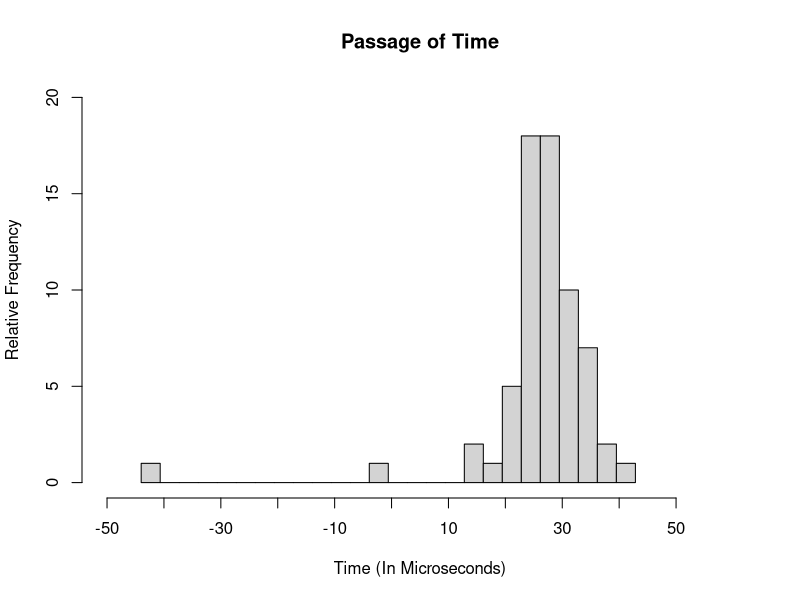
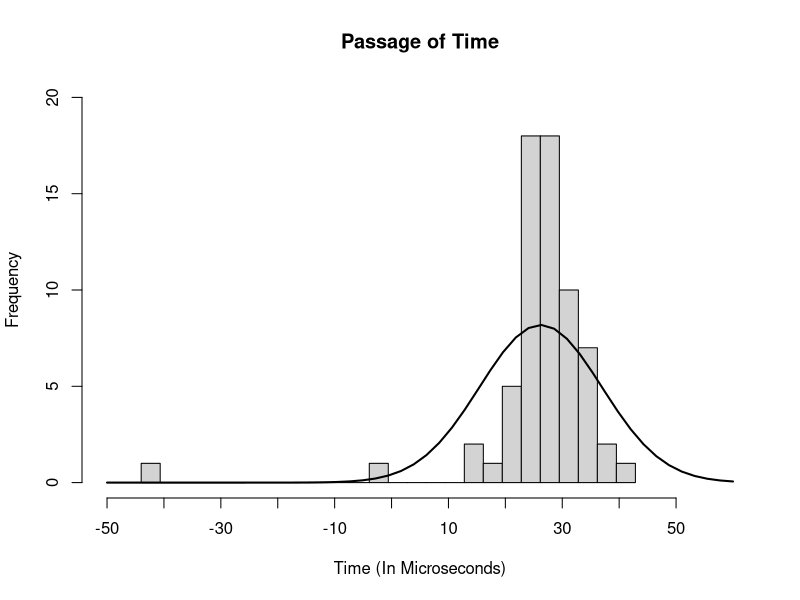
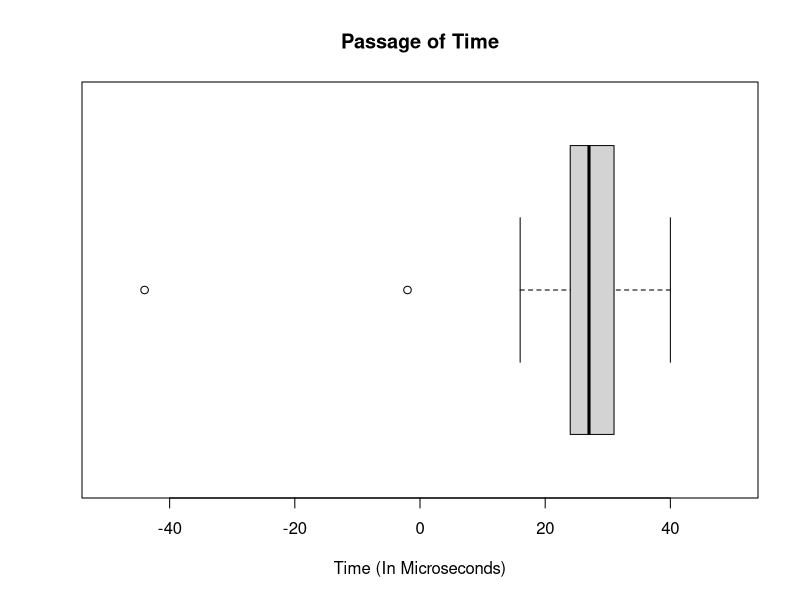
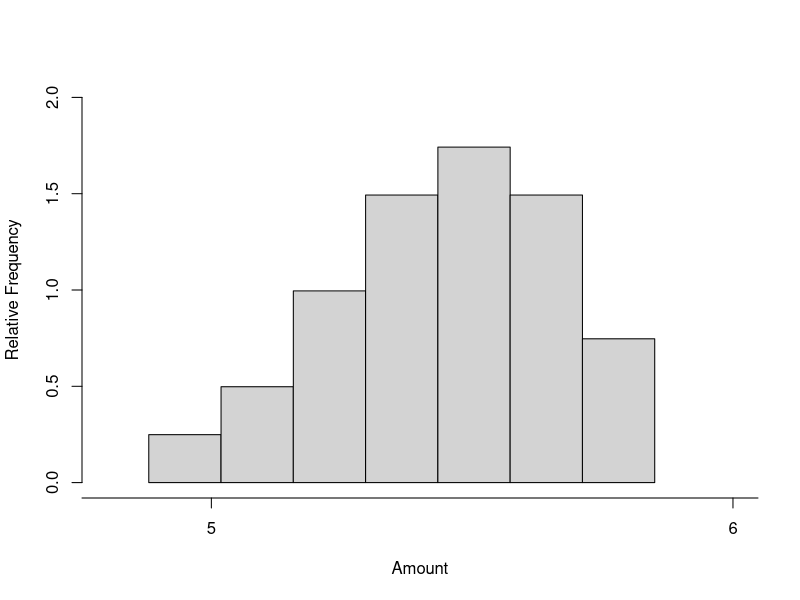
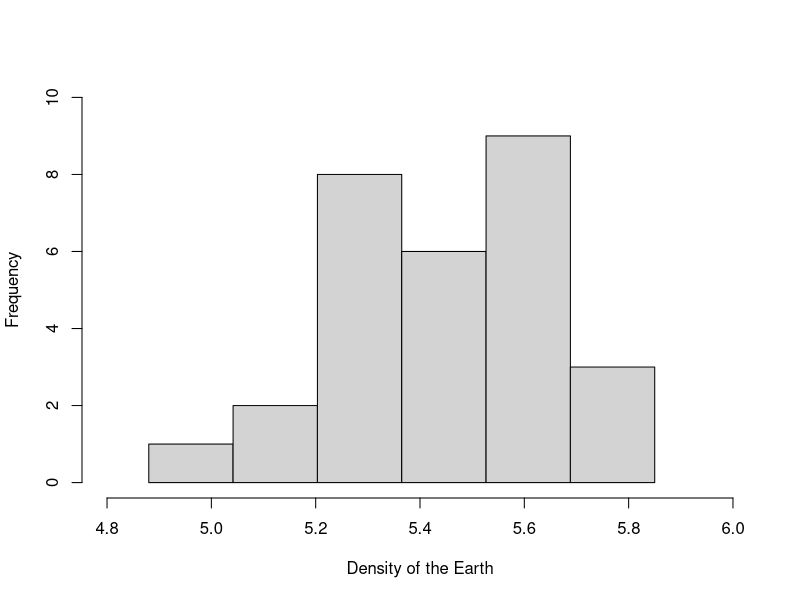
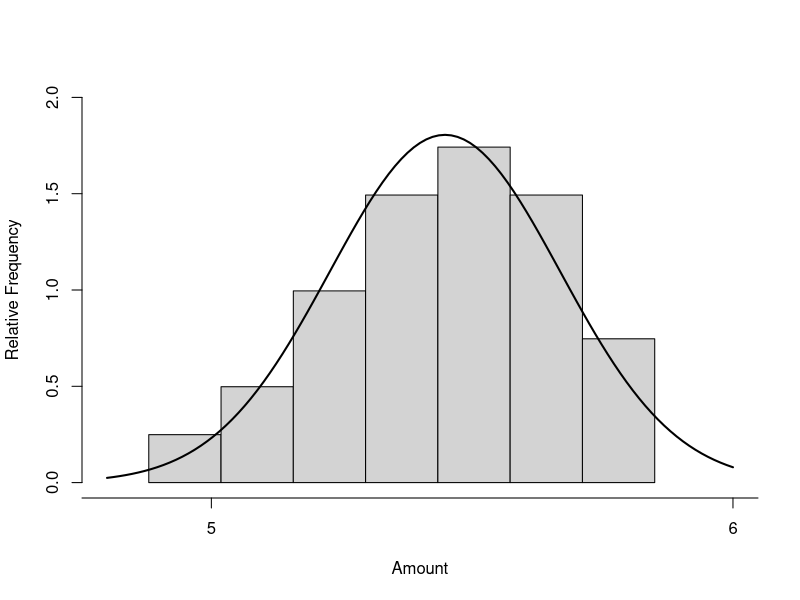
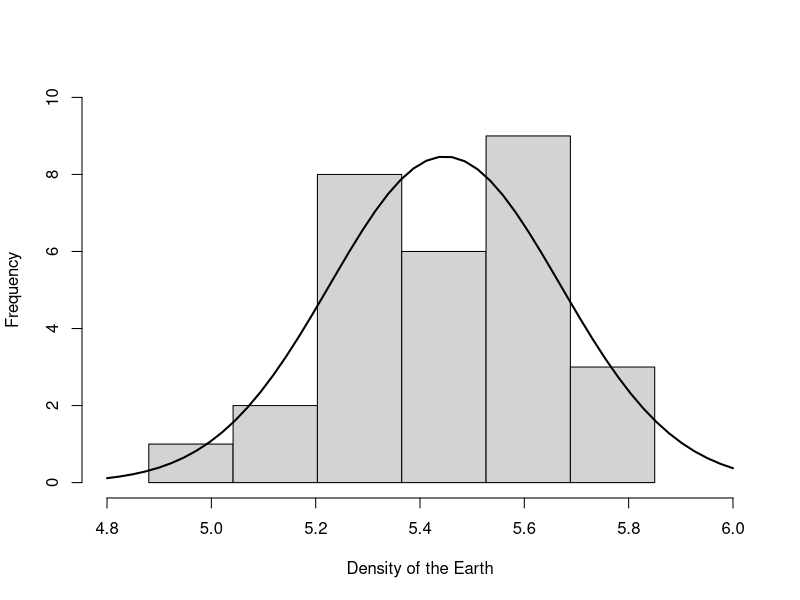
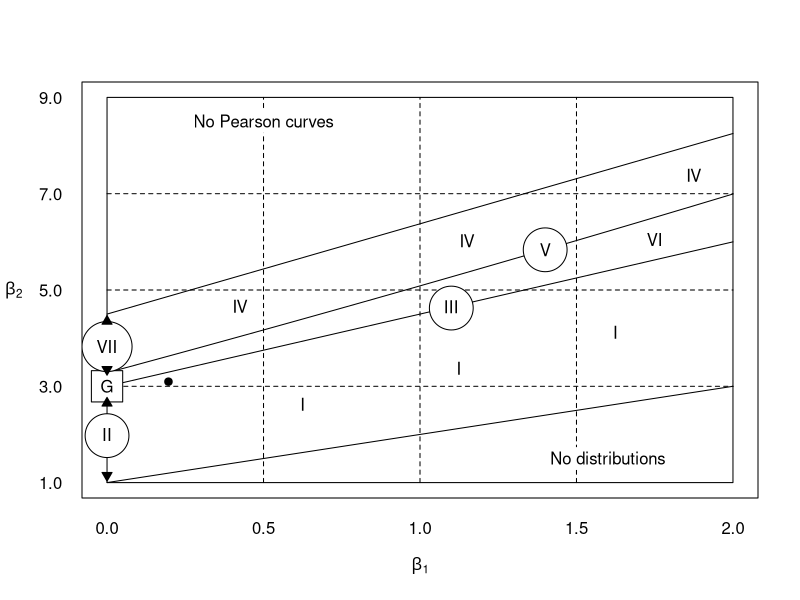

Write the R code that produced these figures, in order.
## ---- chunk 1
knitr::opts_chunk$set(echo = TRUE)
## ---- chunk 2
light <- c(28,32,31,34,21,26,40,25,39,22,30,25,30,30,27,
           19,27,23,36,27,24,25,33,16,37,24,26,24,25,
           26,29,31,23,16,28,33,28,26, 27,29,32,29,28,
           21,36,25,29,36,29,20,26,36,27,-44,28,32,-2,
           28,24,32,32,23,22,28,24,27)

qlight<-quantile(light,type=7)
iqrlight<-qlight[4]-qlight[2]
incfd<-2.*iqrlight/(length(light))^(1/3)
emfd<-ceiling((max(light)-min(light))/incfd)
brkfd<-min(light)+(0:emfd)*incfd
h <- hist(light,breaks=brkfd,freq=TRUE,main = "Passage of Time",xlab="Time (In Microseconds)",xlim=c(-50,60),
          xaxt="n",ylab="Relative Frequency",ylim=c(0,20))
axis(1,at=(-5:5)*10,labels=c("-50","","-30","","-10","","10","","30","","50"))
text(x=1400,y=0.0035,labels="Freedman-Diaconis Rule",pos=2)
## ---- chunk 3
light <- c(28,32,31,34,21,26,40,25,39,22,30,25,30,30,27,
           19,27,23,36,27,24,25,33,16,37,24,26,24,25,
           26,29,31,23,16,28,33,28,26,
           27,29,32,29,28,21,36,25,29,36,29,20,26,36,27,
           -44,28,32,-2,28,24,32,32,23,22,28,24,27)

qlight<-quantile(light,type=7)
iqrlight<-qlight[4]-qlight[2]
incfd<-2.*iqrlight/(length(light))^(1/3)
emfd<-ceiling((max(light)-min(light))/incfd)
brkfd<-min(light)+(0:emfd)*incfd
h <- hist(light,breaks=brkfd,freq=TRUE,main = "Passage of Time",xlab="Time (In Microseconds)",xlim=c(-50,60), xaxt="n",ylab="Frequency",ylim=c(0,20))
axis(1,at=(-5:5)*10,labels=c("-50","","-30","","-10","","10","","30","","50"))
text(x=1400,y=0.0035,labels="Freedman-Diaconis Rule",pos=2)

xfit<-seq(-50,60,length=50)
yfit<-dnorm(xfit,mean=mean(light),sd=sd(light))
yfit <- yfit*diff(h$mids[1:2])*length(light)
lines(xfit, yfit, col="black", lwd=2)
## ---- chunk 4
light <- c(28,32,31,34,21,26,40,25,39,22,30,25,30,30,27,
           19,27,23,36,27,24,25,33,16,37,24,26,24,25,
           26,29,31,23,16,28,33,28,26,
           27,29,32,29,28,21,36,25,29,36,29,20,26,36,27,
           -44,28,32,-2,28,24,32,32,23,22,28,24,27)

boxplot(light,range=1.5,horizontal=TRUE,
pars=list(boxwex=1.5),xlab="Time (In Microseconds)",
cex=1.0,ylim=c(-50.0,50.0),yaxp=c(0.,50.,3),
outline=TRUE, main = "Passage of Time")
## ---- chunk 5
density <- c(5.5,5.36,5.62,5.27,5.46,5.61,5.29,5.29,
             5.39,5.3,4.88,5.58,5.44,5.42,5.75,5.07,
             5.65,5.34,5.47,5.68,5.26,5.57,5.79,5.63,
             5.85,5.55,5.53,5.1,5.34)

Amount2 = density
mean_amount<-mean(Amount2)
n_amount<-length(Amount2)
dev_amount<-Amount2-mean_amount

m2<-sum(dev_amount^2)/n_amount

m3<- (sum(dev_amount^3)/n_amount)
cat("The value of m3 is ", m3,  "< 0 and hence we cannot use Doane's rule because of the log function", '\n')
## ---- chunk 6
Amount2 = density
mean_amount<-mean(Amount2)
n_amount<-length(Amount2)
dev_amount<-Amount2-mean_amount

m2<-sum(dev_amount^2)/n_amount

m3<- abs(sum(dev_amount^3)/n_amount)
cat("The abs(m3) is ", m3,  " > 0 and hence we can use Doane's rule ", '\n')

c1<-m3/sqrt(m2*m2*m2)
c1<-c1*sqrt((n_amount+1)*(n_amount+3)/(6.*(n_amount-2.)))
emdoane<-ceiling(1+(log(n_amount)+log(1+c1))/log(2))
incdoane<-(max(Amount2)-min(Amount2))/emdoane
brkdoane<-min(Amount2)+(0:emdoane)*incdoane
hist(Amount2,breaks=brkdoane,freq=FALSE,main=NULL,xlab="Amount",
     xaxt="n",xlim=c(4.8,6),ylab="Relative Frequency",ylim=c(0,2))
axis(1,at=(0:7),labels=c("0","1","2","3","4","5","6","7"))
text(x=2,y=1,labels="Doane's Rule",pos=2)
## ---- chunk 7
density <- c(5.5,5.36,5.62,5.27,5.46,5.61,5.29,5.29,
             5.39,5.3,4.88,5.58,5.44,5.42,5.75,5.07,
             5.65,5.34,5.47,5.68,5.26,5.57,5.79,5.63,
             5.85,5.55,5.53,5.1,5.34)

# Sturges' Rule
em<-ceiling(1+log(length(density))/log(2.))
incsturges<-(max(density)-min(density))/em
brksturges<-min(density)+(0:em)*incsturges
hist(density,breaks=brksturges,freq=TRUE,main=NULL,xlab="Density of the Earth", xlim=c(4.8,6),xaxt="n",ylab="Frequency",ylim=c(0,10))
axis(1,at=seq(4.8,6,0.2),labels=c("4.8","5.0","5.2","5.4","5.6","5.8","6.0"))
text(x=1400,y=0.0035,labels="Sturges' Rule",pos=2)
## ---- chunk 8
mean_amount<-mean(Amount2)
n_amount<-length(Amount2)
dev_amount<-Amount2-mean_amount

m2<-sum(dev_amount^2)/n_amount

m3<- abs(sum(dev_amount^3)/n_amount)

c1<-m3/sqrt(m2*m2*m2)
c1<-c1*sqrt((n_amount+1)*(n_amount+3)/(6.*(n_amount-2.)))
emdoane<-ceiling(1+(log(n_amount)+log(1+c1))/log(2))
incdoane<-(max(Amount2)-min(Amount2))/emdoane
brkdoane<-min(Amount2)+(0:emdoane)*incdoane
hist(Amount2,breaks=brkdoane,freq=FALSE,main=NULL,xlab="Amount",
     xaxt="n",xlim=c(4.8,6),ylab="Relative Frequency",ylim=c(0,2))
axis(1,at=(0:7),labels=c("0","1","2","3","4","5","6","7"))
text(x=2,y=1,labels="Doane's Rule",pos=2)


curve(dnorm(x, mean=mean(density), sd=sd(density)),
      add=TRUE,lwd=2.0)
## ---- chunk 9
density <- c(5.5,5.36,5.62,5.27,5.46,5.61,5.29,5.29,
             5.39,5.3,4.88,5.58,5.44,5.42,5.75,5.07,
             5.65,5.34,5.47,5.68,5.26,5.57,5.79,5.63,
             5.85,5.55,5.53,5.1,5.34)

# Sturges' Rule
#
em<-ceiling(1+log(length(density))/log(2.))
incsturges<-(max(density)-min(density))/em
brksturges<-min(density)+(0:em)*incsturges
h_1<-hist(density,breaks=brksturges,freq=TRUE,main=NULL,xlab="Density of the Earth",
xlim=c(4.8,6),xaxt="n",ylab="Frequency",ylim=c(0,10))
axis(1,at=seq(4.8,6,0.2),labels=c("4.8","5.0","5.2","5.4","5.6","5.8","6.0"))
text(x=10,y=0.0035,labels="Sturges' Rule",pos=2)


xfit<-seq(4.8,6.0,length=50)
yfit<-dnorm(xfit,mean=mean(density),sd=sd(density))
yfit <- yfit*diff(h_1$mids[1:2])*length(density)
lines(xfit, yfit, col="black", lwd=2)
## ---- chunk 10
# Nomogram for Pearson's curves with data point

plot(c(0,2),c(0,9),type="n",xlim=c(0,2),
ylim=c(1,9),xlab=expression(beta [1]),
ylab=" ",xaxt="n",yaxt="n")
#
lines(c(0,0,2,2,0),c(1,9,9,1,1))
for (i in 1:3) segments(0,2*i+1,2,2*i+1,lty=2)
for (i in 1:3) segments(i/2,1,i/2,9,lty=2)
#
curve(1+x,from=0,to=2,add=TRUE)
#
symbols(x=1.6,y=1.5,
rectangles=matrix(c(0.75,0.45),byrow=TRUE,
ncol=2,nrow=1),inches=FALSE,bg="white",
fg="white",add=TRUE)
text(1.6,1.5,"No distributions")
#
curve(3*x/2+3,from=0,to=2,add=TRUE)
#
symbols(1.1,4.625,circles=0.07,inches=FALSE,
bg="white",add=TRUE)
text(1.1,4.65,labels="III")
#
pcb<-function(x){
x^2/64+39*x/32+105/64 + 
sqrt(x^4+156*x^3+1686*x^2+7154*x+11025)/64
}
curve(pcb,from=0,to=2,add=TRUE)
#
symbols(1.4,5.835,circles=0.07,
inches=FALSE,bg="white",add=TRUE)
text(1.4,5.837,labels="V")
#
text(1.75,6.05,labels="VI")
#
curve(15*x/8+9/2,from=0,to=2,add=TRUE)
#
symbols(x=0.5,y=8.5,
rectangles=matrix(c(0.9,0.45),
byrow=TRUE,ncol=2,nrow=1),inches=FALSE,bg="white",
fg="white",add=TRUE)
text(0.5,8.5,"No Pearson curves")
#
text(1.875,7.383,"IV")
text(1.15,6.023,"IV")
text(0.425,4.664,"IV")
#
axis(1,at=0.5*(0:4),tick=FALSE,col="white")
#
axis(2,at=c(1,3,5,7,9),
labels=c("1.0","3.0","5.0","7.0","9.0"),
las=1,tick=FALSE,col="white")
mtext(expression(beta [2]),side=2,line=3,las=1)
#
symbols(0,3,squares=0.1,inches=FALSE,bg="white",
add=TRUE)
text(0,3,labels="G")
#
symbols(0.,1.975,circles=0.07,inches=FALSE,
bg="white",add=TRUE)
text(0.,2.,labels="II")
#
symbols(0,3.825,circles=0.08,inches=FALSE,
bg="white",add=TRUE)
text(0,3.825,labels="VII")
#
text(1.625,4.125,labels="I")
text(1.125,3.375,labels="I")
text(0.625,2.625,labels="I")
#
points(0,4.35,pch=24,bg="black")
points(0,3.35,pch=25,bg="black")
#
points(0,2.65,pch=24,bg="black")
points(0,1.15,pch=25,bg="black")
#
# Estimate of skewness and kurtosis for density data
#
density <- c(5.5,5.36,5.62,5.27,5.46,5.61,5.29,5.29,
             5.39,5.3,4.88,5.58,5.44,5.42,5.75,5.07,
             5.65,5.34,5.47,5.68,5.26,5.57,5.79,5.63,
             5.85,5.55,5.53,5.1,5.34)
n<-length(density)
diff<-density-mean(density)
diff2<-diff*diff
nm2<-sum(diff2)/n
nm3<-sum(diff*diff2)/n
nm4<-sum(diff2*diff2)/n
beta1<-nm3*nm3/(nm2*nm2*nm2)
beta2<-nm4/(nm2*nm2)
#
points(beta1,beta2,pch=19)
## ---- chunk 11
cat("Beta_1 = ", beta1, "\n", "Beta_1 = ", beta2, "\n")
## ---- chunk 12
density <- c(5.5,5.36,5.62,5.27,5.46,5.61,5.29,5.29,
             5.39,5.3,4.88,5.58,5.44,5.42,5.75,5.07,
             5.65,5.34,5.47,5.68,5.26,5.57,5.79,5.63,
             5.85,5.55,5.53,5.1,5.34)

incscott<-3.49*sd(density)/(length(density))^(1/3)
emscott<-ceiling((max(density)-min(density))/incscott)
brkscott<-min(density)+(0:emscott)*incscott
hist(density,breaks=brkscott,freq=TRUE,main=NULL,xlab="Density",xlim=c(4.8,6),
xaxt="n",ylab="Frequency",ylim=c(0,15))
axis(1,at=seq(4.8,6,0.2),labels=c("4.8","5.0","5.2","5.4","5.6","5.8","6.0"))
text(x=1400,y=0.0035,labels="Scott's Rule",pos=2)
## ---- chunk 13

density <- c(5.5,5.36,5.62,5.27,5.46,5.61,5.29,5.29,
             5.39,5.3,4.88,5.58,5.44,5.42,5.75,5.07,
             5.65,5.34,5.47,5.68,5.26,5.57,5.79,5.63,
             5.85,5.55,5.53,5.1,5.34)

# Fit and plot a Gram-Charlier series of type A
#
n<-length(density)
m_density<-mean(density)
sd_density<-sd(density)
zed<-(density-m_density)/sd(density)
zed_t<-zed*zed*zed
z_m3<-sum(zed_t)/n
zed_t<-zed_t*zed
z_m4<-sum(zed_t)/n
z_m2<-sum(zed*zed)/n
#
c3<-z_m3/6
c4<-(z_m4-3)/24


#
phix<-function(x,meanx,sdx){dnorm((x-meanx)/sdx)/sdx}
#
H3<-function(x,meanx,sdx) {
z<-(x-meanx)/sdx
z*(z*z-3)*dnorm(z)/sdx
}
#
H4<-function(x,meanx,sdx) {
z<-(x-meanx)/sdx
(z*z*(z*z-6)+3)*dnorm(z)/sdx
}
GCA<-function(x,meanx,sdx,c3,c4) {
z<-(x-meanx)/sdx
dnorm(z)/sdx+c3*H3(x,meanx,sdx)+c4*H4(x,meanx,sdx)
}

cat("The value of z.m3         is ", z_m3, '\n')
cat("The value of z.m4          is ", z_m4, '\n')

## ---- chunk 14
density <- c(5.5,5.36,5.62,5.27,5.46,5.61,5.29,5.29,
             5.39,5.3,4.88,5.58,5.44,5.42,5.75,5.07,
             5.65,5.34,5.47,5.68,5.26,5.57,5.79,5.63,
             5.85,5.55,5.53,5.1,5.34)


incscott<-3.49*sd(density)/(length(density))^(1/3)

emscott<-ceiling((max(density)-min(density))/incscott)

brkscott<-min(density)+(0:emscott)*incscott
hist(density,breaks=brkscott,freq=FALSE,main=NULL,
     xlab="Density of the Earth relative to water",
     xlim=c(4.8,6.2),
     xaxt="n",ylab="Relative Frequency",
     ylim=c(0,2))
axis(1,at=seq(4.8,6,0.2),labels=c("4.8","5.0","5.2","5.4","5.6","5.8","6.0"))
text(x=6.2,y=1.5,labels="Scott's Rule",pos=2)

curve(GCA(x,mean(density),sd(density),c3,c4), add=TRUE, col='black')


## ---- chunk 15
density <- c(5.5,5.36,5.62,5.27,5.46,5.61,5.29,5.29,
             5.39,5.3,4.88,5.58,5.44,5.42,5.75,5.07,
             5.65,5.34,5.47,5.68,5.26,5.57,5.79,5.63,
             5.85,5.55,5.53,5.1,5.34)


incscott<-3.49*sd(density)/(length(density))^(1/3)

emscott<-ceiling((max(density)-min(density))/incscott)

brkscott<-min(density)+(0:emscott)*incscott
hist(density,breaks=brkscott,freq=FALSE,main=NULL,
     xlab="Density of the Earth relative to water",
     xlim=c(4.8,6.2),
     xaxt="n",ylab="Relative Frequency",
     ylim=c(0,2))
axis(1,at=seq(4.8,6,0.2),labels=c("4.8","5.0","5.2","5.4","5.6","5.8","6.0"))
text(x=6.2,y=1.5,labels="Scott's Rule",pos=2)


curve(dnorm(x, mean(density), sd(density)), add = TRUE)
## ---- chunk 16
density <- c(5.5,5.36,5.62,5.27,5.46,5.61,5.29,5.29,
             5.39,5.3,4.88,5.58,5.44,5.42,5.75,5.07,
             5.65,5.34,5.47,5.68,5.26,5.57,5.79,5.63,
             5.85,5.55,5.53,5.1,5.34)

incscott<-3.49*sd(density)/(length(density))^(1/3)
emscott<-ceiling((max(density)-min(density))/incscott)

brkscott<-min(density)+(0:emscott)*incscott
hist(density,breaks=brkscott,freq=FALSE,main=NULL,
     xlab="Density of the Earth relative to water",xlim=c(4.8,6.2),xaxt="n",
     ylab="Relative Frequency",ylim=c(-0.2,2),col = "grey")

axis(1,at=seq(4.8,6,0.2),labels=c("4.8","5.0","5.2","5.4","5.6","5.8","6.0"))

text(x=5.2,y=2,labels="Scott's Rule",pos=2)

curve(GCA(x,mean(density),sd(density),c3,c4), add = TRUE,from=4.88,to=5.90,lty=1,lwd=3)
curve(c3*H3(x,mean(density),sd(density))    ,add = TRUE,from=4.88,to=5.90,lty=2,lwd=3, col='red')
curve(c4*H4(x,mean(density),sd(density))    ,add = TRUE,from=4.88,to=5.90,lty=3,lwd=3, col='blue') 
legend(x=5.8,y=2,legend=c("Gram-Charlier",
expression(mu*"*"[3]~H[3]/6),expression(mu*"*"[4]~H[4]/24)),
lty=c(1,2,3,4),lwd=c(1.5,1.5,1.5,1.5))

## ---- chunk 17
amount<-c(11.73,6.70660,7.56180,7.7738,5.825,7.121,15.6062,
        12.0133,10.7677,7.0903,4.3673,14.3879,6.5997,6.38,
        6.0286,10.7058,17.558,4.9357,9.6019,14.309,9.3458,
        10.1015,4.8093,6.4407,12.3189,17.8454,10.326,2.2113,
        5.5036,6.5355,11.893,3.109,5.5714,10.8262,5.9958,
        4.2912,2.0294,8.0771,5.3107,9.252,9.1823,5.2043,6.0456)


qqnorm(amount,ylab = "Compensation(Millions of Dollars)", xlab = "Theoretical Quantiles", plot.it = TRUE, datax = FALSE)


qqline(amount, datax = FALSE)
## ---- chunk 18
amount<-c(11.73,6.70660,7.56180,7.7738,5.825,7.121,15.6062,
        12.0133,10.7677,7.0903,4.3673,14.3879,6.5997,6.38,
        6.0286,10.7058,17.558,4.9357,9.6019,14.309,9.3458,
        10.1015,4.8093,6.4407,12.3189,17.8454,10.326,2.2113,
        5.5036,6.5355,11.893,3.109,5.5714,10.8262,5.9958,
        4.2912,2.0294,8.0771,5.3107,9.252,9.1823,5.2043,6.0456)

sq_amount <- sqrt(amount)


qqnorm(sq_amount,ylab = "Square Root of Compensation", xlab = "Theoretical Quantiles", plot.it = TRUE, datax = FALSE)


qqline(sq_amount, datax = FALSE)
## ---- chunk 19
require("nortest")
shapiro.test(amount)
shapiro.test(sq_amount)
